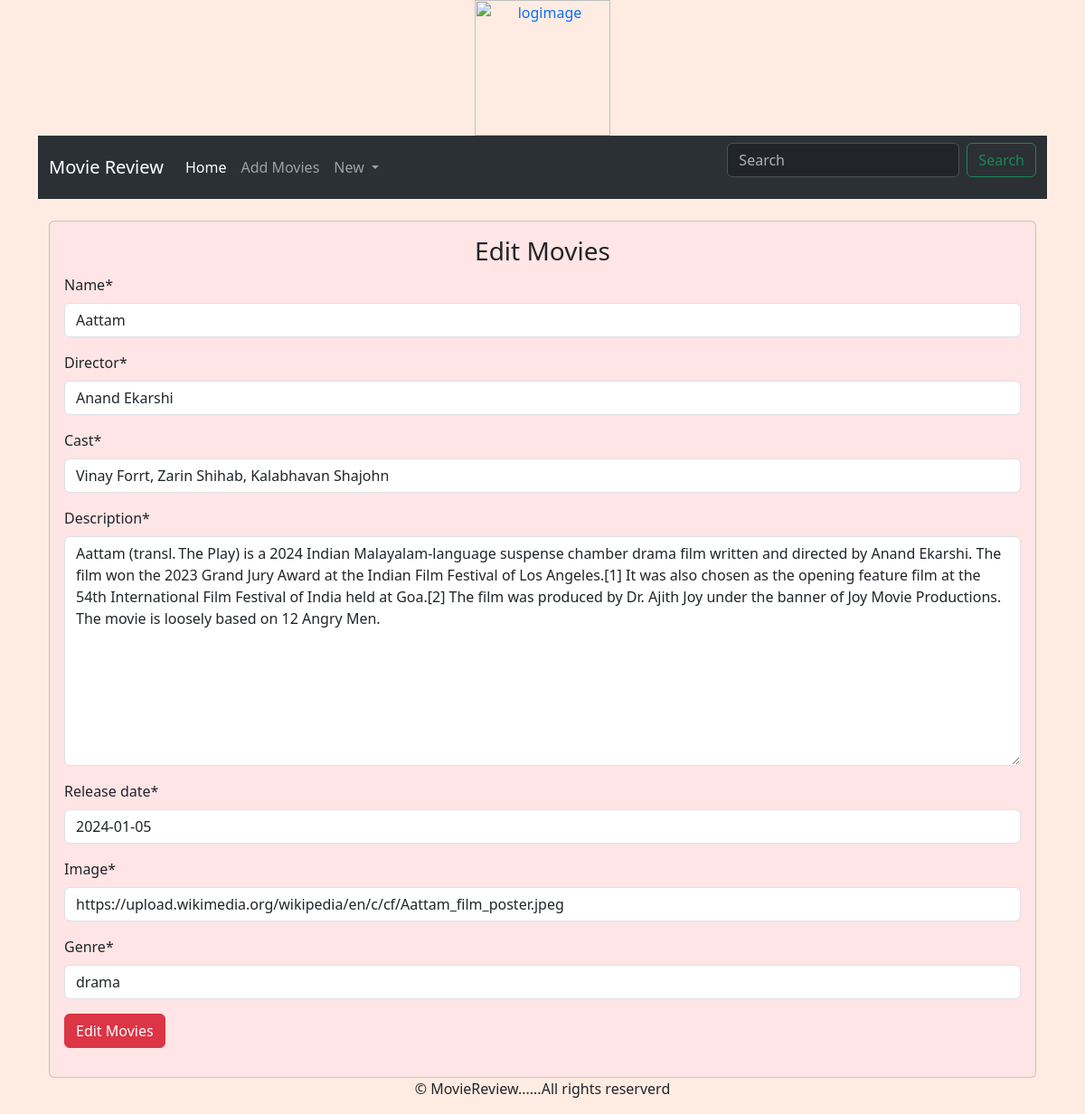
Page /editmovies/1/ (signed in) on the committed database.
### movieapp/models.py (models this page shows, shortened)
class Movie(models.Model):
    name=models.CharField(max_length=250)
    director= models.CharField(max_length=250)
    cast=models.CharField(max_length=800)
    description=models.TextField(max_length=3000)
    release_date=models.DateField()
    averageRating=models.FloatField(default=0)
    image=models.URLField(default=None,null=True)
    genre = models.CharField(max_length=200, default='Drama')
    user = models.ForeignKey(User, on_delete=models.CASCADE)

### movieapp/views.py (the view)
# urls.py: path('editmovies/<int:id>/', views.edit_movies, name="edit_movies"),
def edit_movies(request,id):
    if request.user.is_authenticated:
            movie=Movie.objects.get(id=id)
            if request.method=="POST":
                form=MovieForm(request.POST or None, instance=movie)
                if form.is_valid():
                    date=form.save(commit=False)
                    date.save()
                    return redirect("movieapp:detail", id)
            else:
                form=MovieForm(instance=movie)
            return render(request,'addmovies.html',{"form":form, "controller":"Edit Movies"})
    return redirect("credentials:login")

### movieapp/forms.py
class MovieForm(forms.ModelForm):
    class Meta:
        model = Movie
        fields=('name', 'director', 'cast', 'description', 'release_date', 'image','genre')

### templates/addmovies.html (shortened to what this page needs)
{% extends 'base.html' %}
{% load crispy_forms_tags %}
{% load static %}
{% block content %}
<div class="container">
    <br>
    <div class="card" style="background-color:FFE5E5;">
        <div class="card-body">
            <h3 class="text-center">{{controller}}</h3>
            <form action="" method="POST" >
                {{ form|crispy}}
                <input type="submit" value="{{controller}}" class="btn btn-danger">
            </form>
        </div>
    </div>
</div>
{% endblock %}

### templates/nav.html (shortened to what this page needs)
<nav class="navbar navbar-expand-lg  bg-body-tertiary" data-bs-theme="dark">
  <div class="container-fluid">
    <a class="navbar-brand" href="{% url 'movieapp:home' %}">Movie Review</a>
    <div class="collapse navbar-collapse" id="navbarSupportedContent">
      <ul class="navbar-nav me-auto mb-2 mb-lg-0">
        <li class="nav-item">
          <a class="nav-link active" aria-current="page" href="{% url 'movieapp:home' %}">Home</a>
        </li>
        <li class="nav-item">
          <a class="nav-link" href="{% url 'movieapp:add_movies' %}">Add Movies</a>
        </li>
         {% if user.is_authenticated %}
            <li class="nav-item dropdown">
              <a class="nav-link dropdown-toggle" href="#" role="button" data-bs-toggle="dropdown" aria-expanded="false">
                {{user.username}}
              </a>
            </li>
         {% else %}
            <li class="nav-item">
            <a class="nav-link" href="{% url 'credentials:register' %}">Register</a>
            <li class="nav-item">
            <a class="nav-link" href="{% url 'credentials:login' %}">Login</a>
         {% endif %}
        </ul>
      <form class="d-flex" role="search" action="{% url 'movieapp:home' %}" method ="GET">
        <input class="form-control me-2" type="search" placeholder="Search" aria-label="Search" name="q">
        <button class="btn btn-outline-success" type="submit">Search</button>
      </form>
    </div>
  </div>
</nav>

### rows in the picture
Movie: name "Aattam", director "Anand Ekarshi", cast "Vinay Forrt, Zarin Shihab, Kalabhavan Shajohn", description "Aattam (transl. The Play) is a 2024 Indian Malayalam-language suspense chamber drama film written and directed by Anand Ekarshi. The film won the 2023 Grand Jury Award at the Indian Film Festival of Los Angeles.[1] It was also chosen as the opening feature film at the 54th International Film Festival of India held at Goa.[2] The film was produced by Dr. Ajith Joy under the banner of Joy Movie Productions. The movie is loosely based on 12 Angry Men.", release_date "2024-01-05", image "https://upload.wikimedia.org/wikipedia/en/c/cf/Aattam_film_poster.jpeg", genre "drama"

### other values in the picture
{{ user.username }} "New"
{{ controller }} "Edit Movies"
